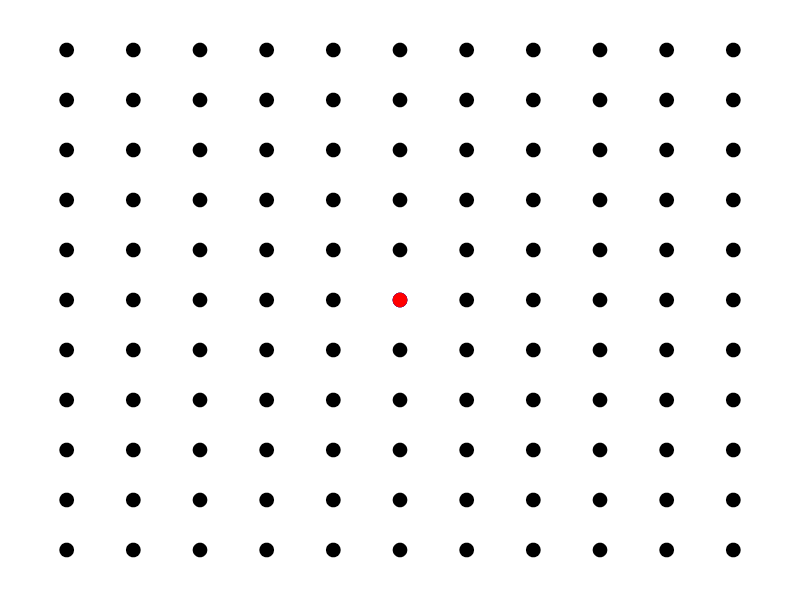

Write the MATLAB code that produced this figure.
%Radius of influence

fig = figure;

hold all

d = 0;

x = 6;
y = 6;

for i = 1:11
   for j = 1:11
        plot(i,j,'ko','MarkerSize',10,'MarkerFaceColor','k');
   end
end



for i = y-d:y+d
   for j = x-d:x+d
       plot(i,j,'bo','MarkerSize',10,'MarkerFaceColor','b');
   end
end

plot(x,y,'ro','MarkerSize',10,'MarkerFaceColor','r');

set(gca,'position',[0 0 1 1],'units','normalized')
axis off

print(fig,'-depsc',['Points',num2str(d),'.eps']);